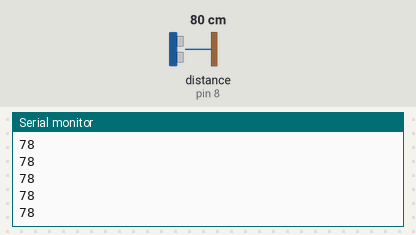
Bench run of a sketch on a simulated Arduino Uno, built with avr-gcc and run on an emulated ATmega328P. Shown: the last lines printed to the serial monitor. Wiring (inferred from the names in the program): ultrasonic range finder: trigger pin 9; echo pin 8. The test bench sets the inputs (shaded band); at power-on: distance to the obstacle (sensor on pin 8) 80 cm. The echo pulse lasts 58.3 µs per cm.

Above: at 1.2 s.
1.3 s: distance to the obstacle (sensor on pin 8) set to 2 cm
At 2.4 s:
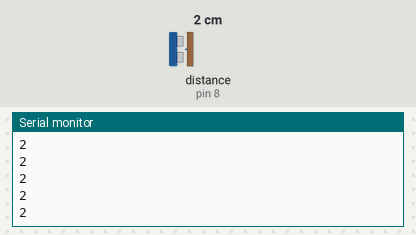
2.8 s: distance to the obstacle (sensor on pin 8) set to 4 cm
At 3.4 s:
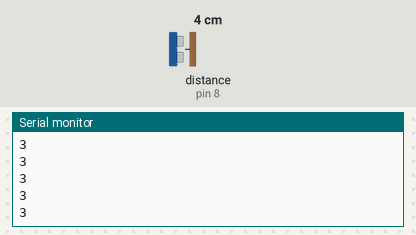
Timing chart, 0 to 5.8 s (numbered marks = the images above; inputs shaded):
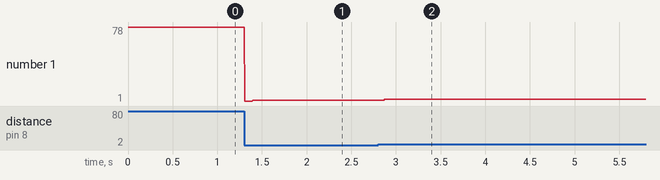

The sketch:

python-ino_serial.ino
```cpp
#define TRIG 9 //TRIG 핀 설정 (초음파 보내는 핀)
#define ECHO 8 //ECHO 핀 설정 (초음파 받는 핀)
#include <ArduinoJson.h>

String output_data;
StaticJsonDocument<200> doc;

void setup() {
  // put your setup code here, to run once:
  Serial.begin(9600);

  pinMode(TRIG, OUTPUT);
  pinMode(ECHO, INPUT);

  while(!Serial) continue;

}

void loop() {
    long duration, distance;

    digitalWrite(TRIG, LOW);
    delayMicroseconds(2);
    digitalWrite(TRIG, HIGH);
    delayMicroseconds(10);
    digitalWrite(TRIG, LOW);

    duration = pulseIn (ECHO, HIGH);
    distance = duration * 17 / 1000;

    Serial.println(distance);


}
```

Measured:
- after the input at 1.3 s, the serial monitor: prints a new line at once (image 1)
- after the input at 2.8 s, the serial monitor: prints a new line after 0.07 s (image 2)
- plotted number 1: 78 → 2 after the input at 1.3 s, 2 → 3 after the input at 2.8 s
